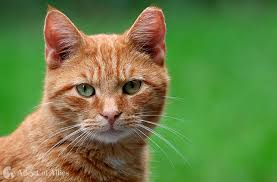
#> input picture OpencvTesteProjeto/Imagens/catimage.jpg, 277 x 182 px
$ python Resizing_cut_images.py
#> lines starting #> are read from the running program, lines starting #| are printed output that depends on the picture
#Biblioteca Opencv
import cv2
#Armazenando caminho da imagem em uma variável
caminho_imagem = "Imagens/catimage.jpg"
#Armazenando as imagens em variáveis
img = cv2.imread(caminho_imagem)
#> img is the input picture: shape (182, 277, 3); mean B, G, R 69.2, 129.5, 105.6
#imagem redimensionada -parametros-> (nome, (largura, altura))
imgresized = cv2.resize(img, (426, 296))
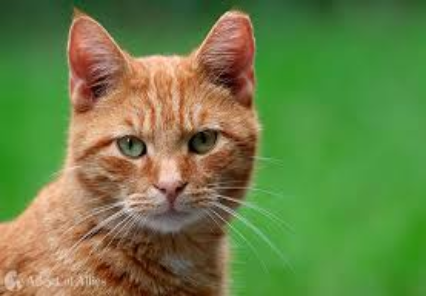
#> imgresized: shape (296, 426, 3); mean B, G, R 69.1, 129.4, 105.5
#imagem cortada -parametros-> nome[altura:altura, largura:largura]
imgcuted = img[67:134, 30:220]
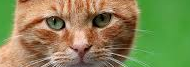
#> imgcuted: shape (67, 190, 3); mean B, G, R 83.5, 134.1, 133
#mostrando as dimensões das imagens (altura, largura e cores)
print(img.shape)
#| (182, 277, 3)
print(imgresized.shape)
#| (296, 426, 3)
#exibindo as imagens
cv2.imshow("window", img)
cv2.imshow("window-resized", imgresized)
cv2.imshow("window-cuted", imgcuted)
cv2.waitKey(0)

$ run again, with OpencvTesteProjeto/Imagens/elephantimage.jpg copied over OpencvTesteProjeto/Imagens/catimage.jpg
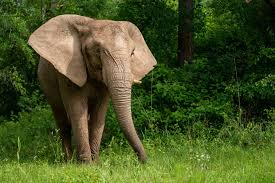
#> input picture OpencvTesteProjeto/Imagens/elephantimage.jpg, 275 x 183 px
#> img is the input picture: shape (183, 275, 3); mean B, G, R 36.4, 82.5, 69.3
#> `imgresized = cv2.resize(img, (426, 296))`:
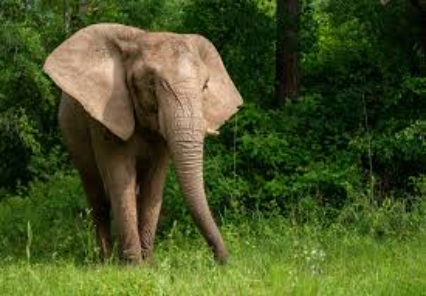
#> imgresized: shape (296, 426, 3); mean B, G, R 36.3, 82.4, 69.2
#> `imgcuted = img[67:134, 30:220]`:
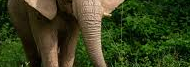
#> imgcuted: shape (67, 190, 3); mean B, G, R 29.6, 63.3, 55.3
#| (183, 275, 3)
#| (296, 426, 3)

$ run again, with OpencvTesteProjeto/Imagens/pandaimage.jpg copied over OpencvTesteProjeto/Imagens/catimage.jpg
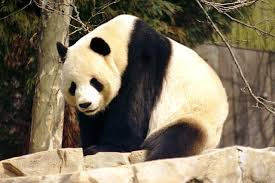
#> input picture OpencvTesteProjeto/Imagens/pandaimage.jpg, 275 x 183 px
#> img is the input picture: shape (183, 275, 3); mean B, G, R 94.6, 115.9, 127.3
#> `imgresized = cv2.resize(img, (426, 296))`:
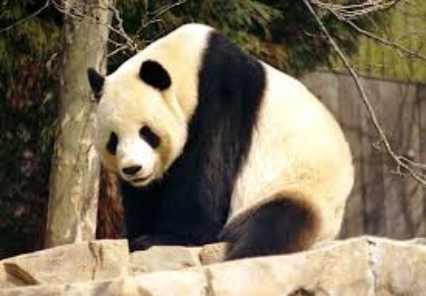
#> imgresized: shape (296, 426, 3); mean B, G, R 94.5, 115.8, 127.2
#> `imgcuted = img[67:134, 30:220]`:
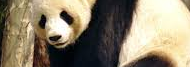
#> imgcuted: shape (67, 190, 3); mean B, G, R 108.9, 130.7, 141.9
#| (183, 275, 3)
#| (296, 426, 3)

$ run again, with OpencvTesteProjeto/Imagens/rabbitimage.jpg copied over OpencvTesteProjeto/Imagens/catimage.jpg
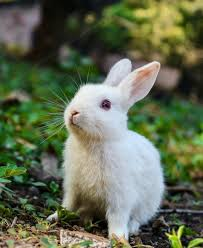
#> input picture OpencvTesteProjeto/Imagens/rabbitimage.jpg, 203 x 248 px
#> img is the input picture: shape (248, 203, 3); mean B, G, R 81.8, 106.9, 97.9
#> `imgresized = cv2.resize(img, (426, 296))`:
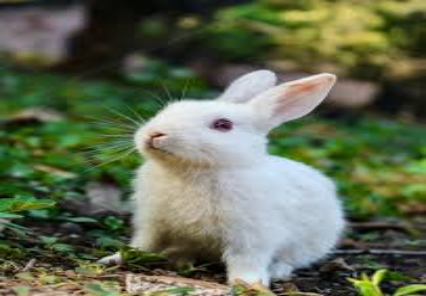
#> imgresized: shape (296, 426, 3); mean B, G, R 81.7, 106.8, 97.8
#> `imgcuted = img[67:134, 30:220]`:
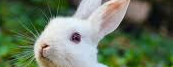
#> imgcuted: shape (67, 173, 3); mean B, G, R 96.4, 121, 105.4
#| (248, 203, 3)
#| (296, 426, 3)
